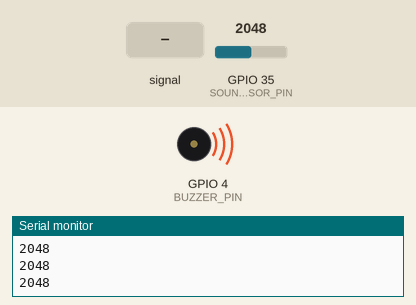
The sketch below on a simulated ESP32. Parts: buzzer (waves = sounding, pin HIGH), the last lines printed to the serial monitor. Inputs (shaded band) come from the test bench; at power-on: GPIO 35 (SOUND_SENSOR_PIN) = 2048. WiFi joins after 1.5 s; servers stay silent unless stated; uploads are accepted with an empty reply.

Above: at 3.2 s.
3.3 s: GPIO 35 (SOUND_SENSOR_PIN) fed a 1000 Hz sine of ±1023 counts around its level
At 4.35 s:
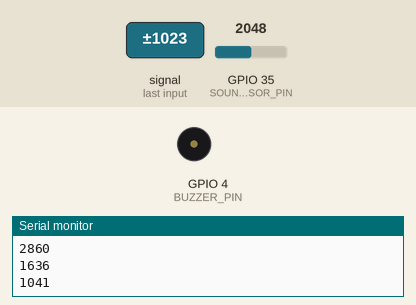
6.3 s: GPIO 35 (SOUND_SENSOR_PIN) set to 1960
7.8 s: GPIO 35 (SOUND_SENSOR_PIN) set to 2038
At 8.7 s:
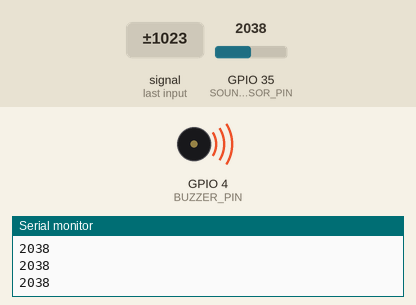
9.3 s: GPIO 35 (SOUND_SENSOR_PIN) set to 1228
At 9.9 s:
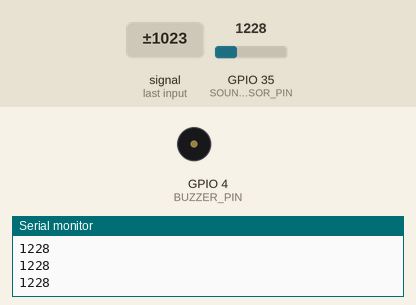
Timing chart, 0 to 11.8 s (numbered marks = the images above; inputs shaded):
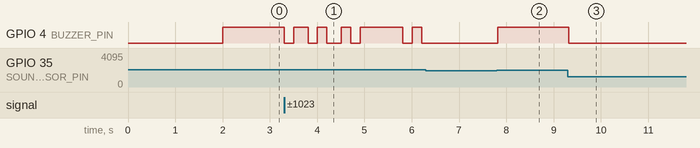

The sketch:

fix-smart-silent.ino
```cpp
#include <WiFi.h>
#include <HTTPClient.h>

#define SOUND_SENSOR_PIN 35   // Pin analog ESP32 untuk KY-038
#define BUZZER_PIN 4          // Pin untuk buzzer
#define THRESHOLD 2000        // Threshold untuk level suara signifikan
#define POST_INTERVAL 5000    // Interval untuk pengiriman data (5 detik)

// Ganti dengan kredensial WiFi Anda
const char* ssid = "DhinTech";
const char* password = "";

// URL untuk API server Laravel
const String baseUrl = "http://192.168.169.160:8000/api"; // Ganti dengan URL server Laravel Anda

unsigned long lastPostTime = 0; // Variabel untuk mengatur waktu pengiriman data

void setup() {
  Serial.begin(115200);  // Memulai komunikasi serial
  pinMode(SOUND_SENSOR_PIN, INPUT);
  pinMode(BUZZER_PIN, OUTPUT);

  // Menghubungkan ke WiFi
  WiFi.begin(ssid, password);
  while (WiFi.status() != WL_CONNECTED) {
    delay(1000);
    Serial.println("Connecting to WiFi...");
  }
  Serial.println("Connected to WiFi");
}

void loop() {
  int soundLevel = analogRead(SOUND_SENSOR_PIN);  // Membaca level suara
  Serial.println(soundLevel);  // Menampilkan level suara ke Serial Monitor

  // Kendalikan buzzer berdasarkan level suara secara real-time
  if (soundLevel > THRESHOLD) {
    digitalWrite(BUZZER_PIN, HIGH);  // Nyalakan buzzer
  } else {
    digitalWrite(BUZZER_PIN, LOW);   // Matikan buzzer
  }

  // Kirim data ke server setiap 5 detik
  if (millis() - lastPostTime >= POST_INTERVAL) {
    lastPostTime = millis();
    sendNoiseDataToServer(soundLevel);

    // Periksa status buzzer dari server
    bool buzzerStatus = getBuzzerStatusFromServer();

    // Kendalikan buzzer berdasarkan status dari server
    if (buzzerStatus) {
      digitalWrite(BUZZER_PIN, HIGH);  // Nyalakan buzzer dari server
      delay(3000);
    }
  }

  delay(100); // Delay untuk menghindari spam pembacaan
}

// Fungsi untuk mengirimkan data kebisingan ke server Laravel
void sendNoiseDataToServer(int noiseLevel) {
  if (WiFi.status() == WL_CONNECTED) {
    HTTPClient http;

    String url = baseUrl + "/noise";  // Endpoint untuk mengirimkan data noise
    http.begin(url);
    http.addHeader("Content-Type", "application/json");

    String payload = "{\"noise_level\": " + String(noiseLevel) + "}"; // JSON payload

    int httpResponseCode = http.POST(payload);

    if (httpResponseCode > 0) {
      Serial.println("Data noise sent successfully");
    } else {
      Serial.println("Error sending noise data");
    }

    http.end();
  } else {
    Serial.println("WiFi not connected");
  }
}

// Fungsi untuk mendapatkan status buzzer dari server
bool getBuzzerStatusFromServer() {
  bool status = false;

  if (WiFi.status() == WL_CONNECTED) {
    HTTPClient http;

    String url = baseUrl + "/buzzer";  // Endpoint untuk mendapatkan status buzzer
    http.begin(url);

    int httpResponseCode = http.GET();

    if (httpResponseCode == 200) {
      String payload = http.getString();
      Serial.println(payload);

      // Mengambil status buzzer dari response JSON
      if (payload.indexOf("\"status\":true") != -1) {
        status = true;
      }
    } else {
      Serial.println("Error getting buzzer status");
    }

    http.end();
  } else {
    Serial.println("WiFi not connected");
  }

  return status;
}
```

Measured:
- after the input at 3.3 s, GPIO 4 (BUZZER_PIN): HIGH → LOW at once, → HIGH 0.20 s later, → LOW 0.30 s later, → HIGH 0.20 s later, … (11 changes in this stretch)
- after the input at 6.3 s, GPIO 4 (BUZZER_PIN): stops changing and stays LOW
- after the input at 7.8 s, GPIO 4 (BUZZER_PIN): LOW → HIGH at once
- after the input at 9.3 s, GPIO 4 (BUZZER_PIN): HIGH → LOW at once
